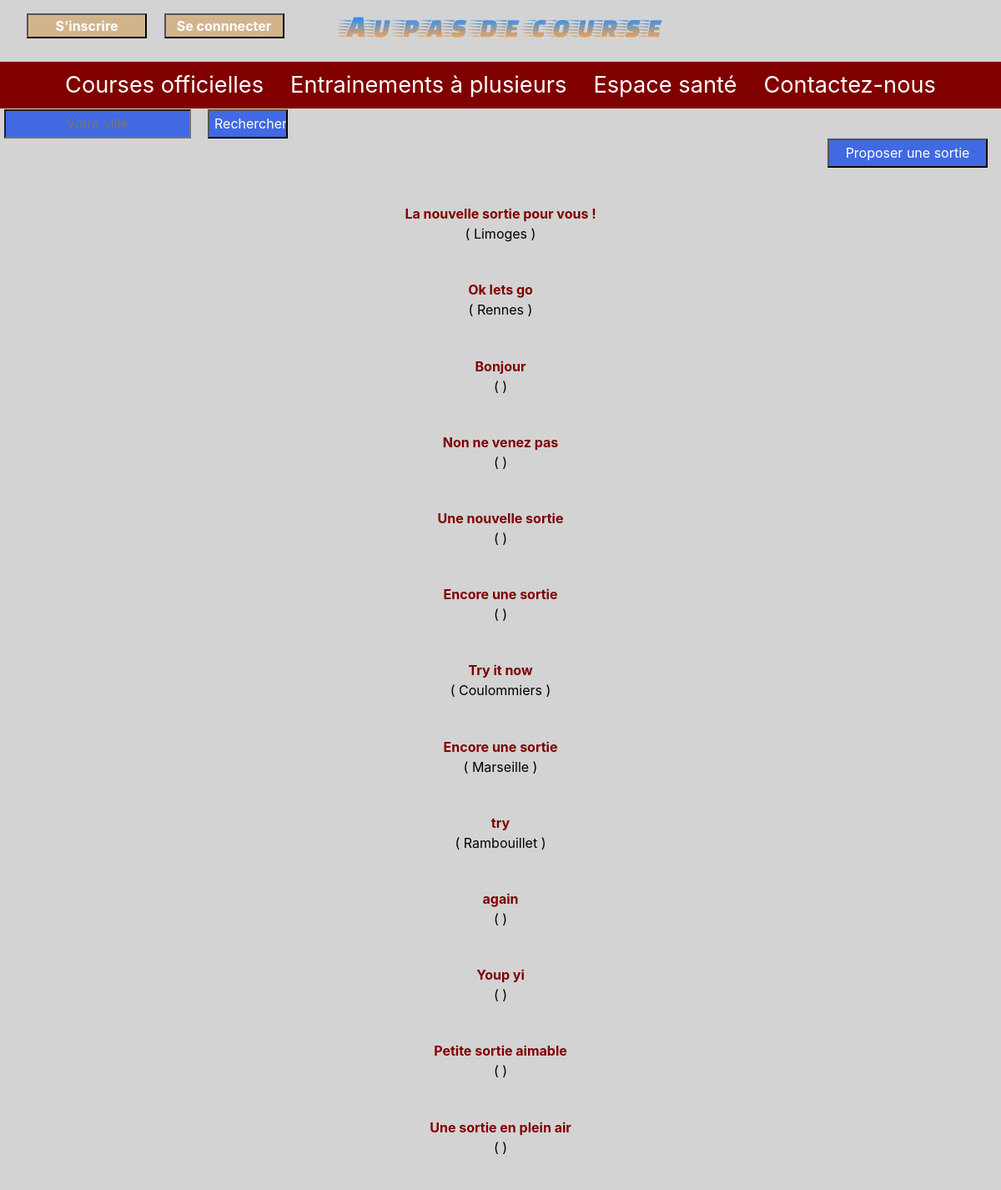
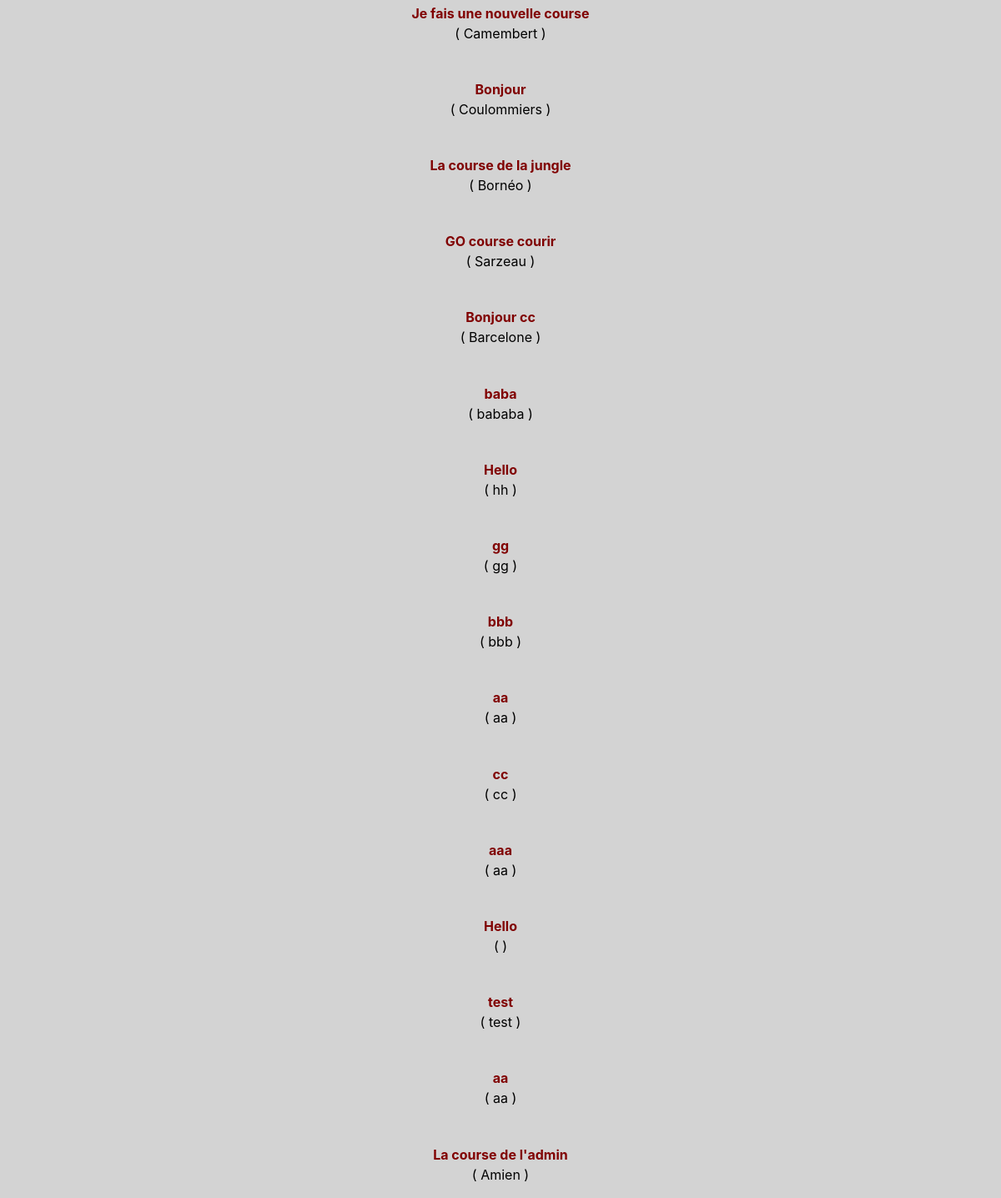
The app's page /index.php?action=showOutdoors with its own data (2 pictures, top to bottom).
### tables this page shows
CREATE TABLE `outdoor` (
  `id` int(11) NOT NULL,
  `title` varchar(50) NOT NULL,
  `description` text NOT NULL,
  `city` varchar(50) NOT NULL,
  `postcode` varchar(20) NOT NULL,
  `date` date NOT NULL,
  `race` tinyint(1) NOT NULL,
  `id_Member` int(11) NOT NULL
);

### controllers/OutdoorsController.php (called while the page is built, shortened)
<?php
class OutdoorsController
{
    private $outdoorsManager;
    public function __construct()
    {
        $this->outdoorsManager = new OutdoorsManager();
    }
    public function showOutdoors( $filter = NULL )
    {
        if( isset( $filter ) )
        {
            $outdoorsView = $this->outdoorsManager->showOutdoorsWithFilter( $filter );
        }
        else
        {
            $outdoorsView = $this->outdoorsManager->showOutdoors();
        }
        require 'views/outdoors/groupOutdoors.php';
    }
}

### index.php (called while the page is built, shortened)
<?php
$router = new Router;
$router->app();

### models/OutdoorsManager.php (called while the page is built, shortened)
<?php
class OutdoorsManager extends Manager
{
    public function showOutdoors()
    {
        $db = $this->dbConnect();
        $showAllOutdoors = $db->prepare( 'SELECT outdoor.id, title, description, outdoor.city, outdoor.postcode,
        username, race, DATE_FORMAT( date, \' %d/%m/%Y \' ) AS date FROM outdoor INNER JOIN member ON
        outdoor.id_Member = member.id WHERE race = 0' );
        $showAllOutdoors->execute();
        return $showAllOutdoors;
    }
}

### views/outdoors/groupOutdoors.php (the view, shortened to what this page needs)
<form action="index.php?action=showOutdoors" method="post">
    <div class="filter">
            <input type="text" id="filter" placeholder="Votre ville" name="filter">
            <input type="submit" id="search" value="Rechercher">
    </div>
</form>
<div id="outdoor">
<div class="out">
<?php
    if( isset( $_SESSION['id'] ) )
    {
?>
        <a href="index.php?action=suggestOutdoor"><input type="button" id="out" value="Proposer une sortie"></a>
<?php
    }
    else
    {
?>
        <a href="index.php?action=loginForm"><input type="button" id="out" value="Proposer une sortie"></a>
<?php
    }
?>
</div>
<?php
while( $outdoors = $outdoorsView->fetch() )
{
?>
    <div class="outdoor">
        <p>
            <a href="index.php?action=showOutdoor&id_outdoor=<?= $outdoors['id'] ?>">
            <strong><?= htmlspecialchars( $outdoors['title'] ); ?></strong><br /></a>
            <?= '( ' . htmlspecialchars( $outdoors['city'] ) . ' )'; ?><br />
        </p>
    </div>
<?php
}
?>
</div>
<?php require 'views/template.php';?>

### public/css/style.css (style rules this page uses)
* { text-decoration: none; }
body { background-color: lightgray; width:100%; }
p { text-align: center; }
.out { text-align: right; }
#out { background-color: royalblue; color: white; width: 12em; }
input { background-color: royalblue; color: white; text-align: center; width: 23em; height: 2.2em; margin-right: 1em; }
.race, .outdoor, .prog, .health { text-align: center; color: black; margin-top: 2.7em; }
.race a, .outdoor a, .prog a { color: maroon; }
#filter { width: 14em; }
#search { width: 6em; }

### records on screen
outdoor: title "La nouvelle sortie pour vous !", city "Limoges"
outdoor: title "Ok lets go", city "Rennes"
outdoor: title "Bonjour"
outdoor: title "Non ne venez pas"
outdoor: title "Une nouvelle sortie"
outdoor: title "Encore une sortie"
outdoor: title "Try it now", city "Coulommiers"
outdoor: title "Encore une sortie", city "Marseille"
outdoor: title "try", city "Rambouillet"
outdoor: title "again"
outdoor: title "Youp yi"
outdoor: title "Petite sortie aimable"
outdoor: title "Une sortie en plein air"
outdoor: title "Je fais une nouvelle course", city "Camembert"
outdoor: title "Bonjour", city "Coulommiers"
outdoor: title "La course de la jungle", city "Bornéo"
outdoor: title "GO course courir", city "Sarzeau"
outdoor: title "Bonjour cc", city "Barcelone"
outdoor: title "baba", city "bababa"
outdoor: title "Hello", city "hh"
outdoor: title "gg", city "gg"
outdoor: title "bbb", city "bbb"
outdoor: title "aa", city "aa"
outdoor: title "cc", city "cc"
outdoor: title "aaa", city "aa"
outdoor: title "Hello"
outdoor: title "test", city "test"
outdoor: title "aa", city "aa"
outdoor: title "La course de l'admin", city "Amien"
